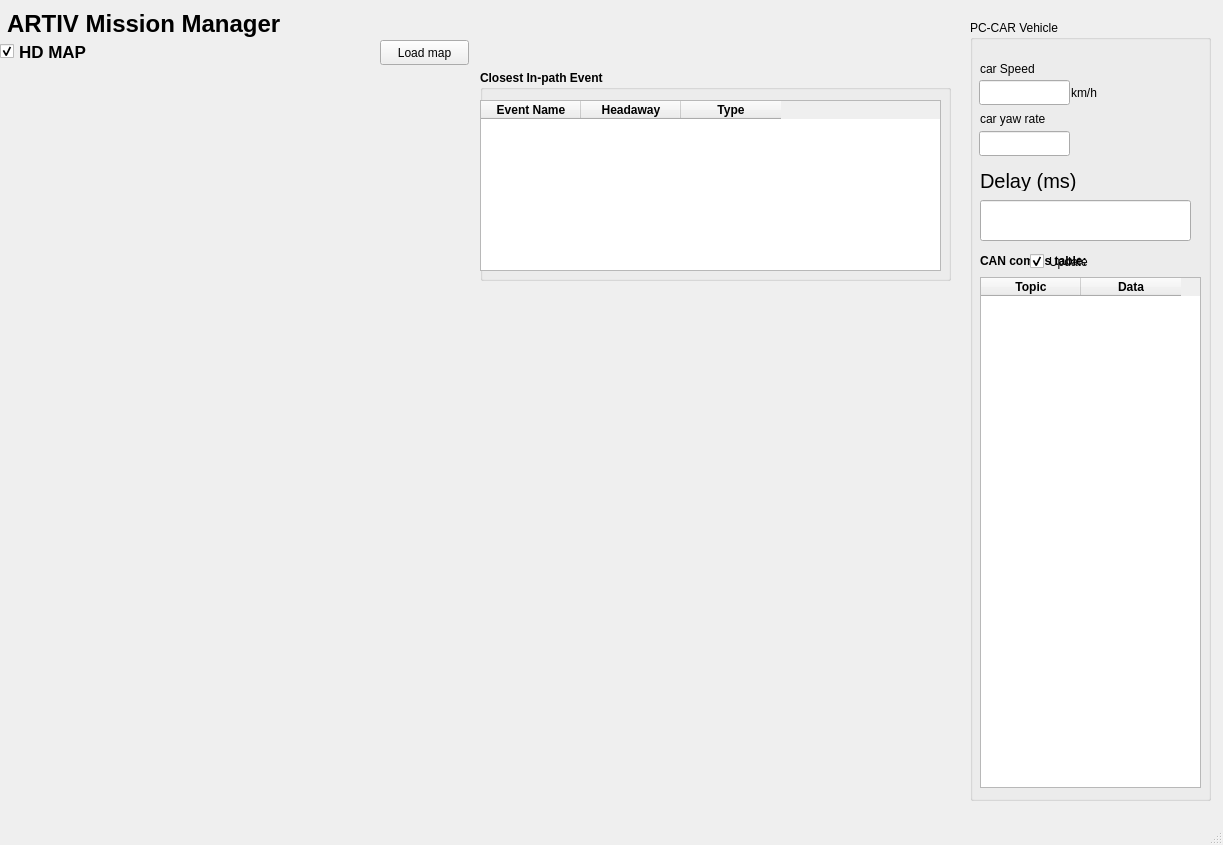
<?xml version="1.0" encoding="UTF-8"?>
<ui version="4.0">
 <class>MainWindow</class>
 <widget class="QMainWindow" name="MainWindow">
  <property name="geometry">
   <rect>
    <x>0</x>
    <y>0</y>
    <width>1223</width>
    <height>845</height>
   </rect>
  </property>
  <property name="palette">
   <palette>
    <active>
     <colorrole role="Base">
      <brush brushstyle="SolidPattern">
       <color alpha="255">
        <red>255</red>
        <green>255</green>
        <blue>255</blue>
       </color>
      </brush>
     </colorrole>
     <colorrole role="Window">
      <brush brushstyle="SolidPattern">
       <color alpha="255">
        <red>239</red>
        <green>239</green>
        <blue>239</blue>
       </color>
      </brush>
     </colorrole>
    </active>
    <inactive>
     <colorrole role="Base">
      <brush brushstyle="SolidPattern">
       <color alpha="255">
        <red>255</red>
        <green>255</green>
        <blue>255</blue>
       </color>
      </brush>
     </colorrole>
     <colorrole role="Window">
      <brush brushstyle="SolidPattern">
       <color alpha="255">
        <red>239</red>
        <green>239</green>
        <blue>239</blue>
       </color>
      </brush>
     </colorrole>
    </inactive>
    <disabled>
     <colorrole role="Base">
      <brush brushstyle="SolidPattern">
       <color alpha="255">
        <red>239</red>
        <green>239</green>
        <blue>239</blue>
       </color>
      </brush>
     </colorrole>
     <colorrole role="Window">
      <brush brushstyle="SolidPattern">
       <color alpha="255">
        <red>239</red>
        <green>239</green>
        <blue>239</blue>
       </color>
      </brush>
     </colorrole>
    </disabled>
   </palette>
  </property>
  <property name="windowTitle">
   <string>Sensor Fuse</string>
  </property>
  <property name="documentMode">
   <bool>false</bool>
  </property>
  <property name="tabShape">
   <enum>QTabWidget::Rounded</enum>
  </property>
  <widget class="QWidget" name="centralwidget">
   <widget class="QWidget" name="verticalLayoutWidget">
    <property name="geometry">
     <rect>
      <x>0</x>
      <y>70</y>
      <width>471</width>
      <height>751</height>
     </rect>
    </property>
    <layout class="QVBoxLayout" name="verticalLayout"/>
   </widget>
   <widget class="QLabel" name="label">
    <property name="geometry">
     <rect>
      <x>7</x>
      <y>8</y>
      <width>511</width>
      <height>31</height>
     </rect>
    </property>
    <property name="font">
     <font>
      <family>Ubuntu</family>
      <pointsize>18</pointsize>
      <weight>75</weight>
      <bold>true</bold>
      <strikeout>false</strikeout>
     </font>
    </property>
    <property name="text">
     <string>ARTIV Mission Manager</string>
    </property>
   </widget>
   <widget class="QCheckBox" name="checkBox">
    <property name="geometry">
     <rect>
      <x>0</x>
      <y>40</y>
      <width>131</width>
      <height>23</height>
     </rect>
    </property>
    <property name="font">
     <font>
      <pointsize>13</pointsize>
      <weight>75</weight>
      <bold>true</bold>
     </font>
    </property>
    <property name="text">
     <string>HD MAP</string>
    </property>
    <property name="checked">
     <bool>true</bool>
    </property>
   </widget>
   <widget class="QGroupBox" name="groupBox">
    <property name="geometry">
     <rect>
      <x>480</x>
      <y>70</y>
      <width>471</width>
      <height>211</height>
     </rect>
    </property>
    <property name="font">
     <font>
      <weight>75</weight>
      <bold>true</bold>
     </font>
    </property>
    <property name="title">
     <string>Closest In-path Event</string>
    </property>
    <widget class="QTableWidget" name="tableWidget_6">
     <property name="geometry">
      <rect>
       <x>0</x>
       <y>30</y>
       <width>461</width>
       <height>171</height>
      </rect>
     </property>
     <property name="font">
      <font>
       <weight>75</weight>
       <bold>true</bold>
      </font>
     </property>
     <column>
      <property name="text">
       <string>Event Name</string>
      </property>
     </column>
     <column>
      <property name="text">
       <string>Headaway</string>
      </property>
     </column>
     <column>
      <property name="text">
       <string>Type</string>
      </property>
     </column>
    </widget>
   </widget>
   <widget class="QCheckBox" name="checkBox_6">
    <property name="geometry">
     <rect>
      <x>1030</x>
      <y>250</y>
      <width>92</width>
      <height>23</height>
     </rect>
    </property>
    <property name="text">
     <string>Update</string>
    </property>
    <property name="checked">
     <bool>true</bool>
    </property>
   </widget>
   <widget class="QGroupBox" name="groupBox_2">
    <property name="geometry">
     <rect>
      <x>970</x>
      <y>20</y>
      <width>241</width>
      <height>781</height>
     </rect>
    </property>
    <property name="title">
     <string>PC-CAR Vehicle</string>
    </property>
    <widget class="QLineEdit" name="lineEdit_2">
     <property name="geometry">
      <rect>
       <x>9</x>
       <y>111</y>
       <width>91</width>
       <height>25</height>
      </rect>
     </property>
    </widget>
    <widget class="QLabel" name="label_12">
     <property name="geometry">
      <rect>
       <x>101</x>
       <y>64</y>
       <width>67</width>
       <height>17</height>
      </rect>
     </property>
     <property name="text">
      <string>km/h</string>
     </property>
    </widget>
    <widget class="QLabel" name="label_13">
     <property name="geometry">
      <rect>
       <x>10</x>
       <y>230</y>
       <width>221</width>
       <height>21</height>
      </rect>
     </property>
     <property name="font">
      <font>
       <weight>75</weight>
       <bold>true</bold>
      </font>
     </property>
     <property name="text">
      <string>CAN comms table:</string>
     </property>
    </widget>
    <widget class="QLineEdit" name="lineEdit">
     <property name="geometry">
      <rect>
       <x>9</x>
       <y>60</y>
       <width>91</width>
       <height>25</height>
      </rect>
     </property>
    </widget>
    <widget class="QLabel" name="label_5">
     <property name="geometry">
      <rect>
       <x>10</x>
       <y>40</y>
       <width>67</width>
       <height>17</height>
      </rect>
     </property>
     <property name="text">
      <string>car Speed</string>
     </property>
    </widget>
    <widget class="QLineEdit" name="lineEdit_13">
     <property name="geometry">
      <rect>
       <x>10</x>
       <y>180</y>
       <width>211</width>
       <height>41</height>
      </rect>
     </property>
     <property name="font">
      <font>
       <pointsize>14</pointsize>
      </font>
     </property>
     <property name="text">
      <string/>
     </property>
    </widget>
    <widget class="QLabel" name="label_6">
     <property name="geometry">
      <rect>
       <x>10</x>
       <y>90</y>
       <width>91</width>
       <height>17</height>
      </rect>
     </property>
     <property name="text">
      <string>car yaw rate</string>
     </property>
    </widget>
    <widget class="QLabel" name="label_21">
     <property name="geometry">
      <rect>
       <x>10</x>
       <y>150</y>
       <width>111</width>
       <height>21</height>
      </rect>
     </property>
     <property name="font">
      <font>
       <pointsize>15</pointsize>
      </font>
     </property>
     <property name="text">
      <string>Delay (ms)</string>
     </property>
    </widget>
    <widget class="QTableWidget" name="tableWidget_5">
     <property name="geometry">
      <rect>
       <x>10</x>
       <y>257</y>
       <width>221</width>
       <height>511</height>
      </rect>
     </property>
     <property name="font">
      <font>
       <weight>75</weight>
       <bold>true</bold>
      </font>
     </property>
     <column>
      <property name="text">
       <string>Topic</string>
      </property>
     </column>
     <column>
      <property name="text">
       <string>Data</string>
      </property>
     </column>
    </widget>
   </widget>
   <widget class="QPushButton" name="pushButton">
    <property name="geometry">
     <rect>
      <x>380</x>
      <y>40</y>
      <width>89</width>
      <height>25</height>
     </rect>
    </property>
    <property name="text">
     <string>Load map</string>
    </property>
   </widget>
   <zorder>groupBox_2</zorder>
   <zorder>verticalLayoutWidget</zorder>
   <zorder>label</zorder>
   <zorder>checkBox</zorder>
   <zorder>groupBox</zorder>
   <zorder>checkBox_6</zorder>
   <zorder>pushButton</zorder>
  </widget>
  <widget class="QStatusBar" name="statusbar"/>
 </widget>
 <resources>
  <include location="rsc_data.qrc"/>
 </resources>
 <connections/>
</ui>
